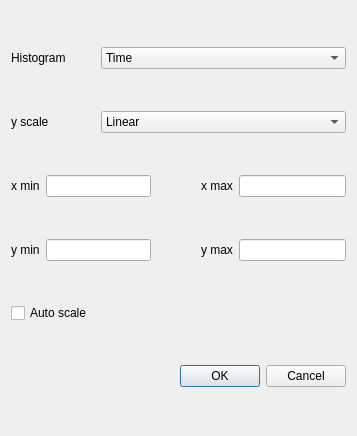
<?xml version="1.0" encoding="UTF-8"?>
<ui version="4.0">
 <class>Dialog</class>
 <widget class="QDialog" name="Dialog">
  <property name="geometry">
   <rect>
    <x>0</x>
    <y>0</y>
    <width>357</width>
    <height>436</height>
   </rect>
  </property>
  <property name="windowTitle">
   <string>Dialog</string>
  </property>
  <layout class="QGridLayout" name="gridLayout">
   <item row="2" column="3">
    <spacer name="horizontalSpacer">
     <property name="orientation">
      <enum>Qt::Horizontal</enum>
     </property>
     <property name="sizeHint" stdset="0">
      <size>
       <width>40</width>
       <height>20</height>
      </size>
     </property>
    </spacer>
   </item>
   <item row="2" column="5">
    <widget class="QLineEdit" name="lineEdit_xmax">
     <property name="text">
      <string/>
     </property>
    </widget>
   </item>
   <item row="0" column="0" colspan="2">
    <widget class="QLabel" name="label_5">
     <property name="text">
      <string>Histogram</string>
     </property>
    </widget>
   </item>
   <item row="2" column="1" colspan="2">
    <widget class="QLineEdit" name="lineEdit_xmin">
     <property name="text">
      <string/>
     </property>
    </widget>
   </item>
   <item row="1" column="2" colspan="4">
    <widget class="QComboBox" name="comboBox_yscale">
     <item>
      <property name="text">
       <string>Linear</string>
      </property>
     </item>
     <item>
      <property name="text">
       <string>Log</string>
      </property>
     </item>
    </widget>
   </item>
   <item row="2" column="0">
    <widget class="QLabel" name="label">
     <property name="text">
      <string>x min</string>
     </property>
    </widget>
   </item>
   <item row="2" column="4">
    <widget class="QLabel" name="label_2">
     <property name="text">
      <string>x max</string>
     </property>
    </widget>
   </item>
   <item row="3" column="0">
    <widget class="QLabel" name="label_3">
     <property name="text">
      <string>y min</string>
     </property>
    </widget>
   </item>
   <item row="3" column="5">
    <widget class="QLineEdit" name="lineEdit_ymax">
     <property name="text">
      <string/>
     </property>
    </widget>
   </item>
   <item row="3" column="1" colspan="2">
    <widget class="QLineEdit" name="lineEdit_ymin">
     <property name="text">
      <string/>
     </property>
    </widget>
   </item>
   <item row="6" column="2" colspan="4">
    <widget class="QDialogButtonBox" name="buttonBox">
     <property name="orientation">
      <enum>Qt::Horizontal</enum>
     </property>
     <property name="standardButtons">
      <set>QDialogButtonBox::Cancel|QDialogButtonBox::Ok</set>
     </property>
    </widget>
   </item>
   <item row="3" column="4">
    <widget class="QLabel" name="label_4">
     <property name="text">
      <string>y max</string>
     </property>
    </widget>
   </item>
   <item row="0" column="2" colspan="4">
    <widget class="QComboBox" name="comboBox_hist">
     <item>
      <property name="text">
       <string>Time</string>
      </property>
     </item>
     <item>
      <property name="text">
       <string>ADC</string>
      </property>
     </item>
    </widget>
   </item>
   <item row="5" column="0" colspan="2">
    <widget class="QCheckBox" name="checkBox_auto">
     <property name="enabled">
      <bool>true</bool>
     </property>
     <property name="text">
      <string>Auto scale</string>
     </property>
     <property name="checked">
      <bool>false</bool>
     </property>
    </widget>
   </item>
   <item row="1" column="0" colspan="2">
    <widget class="QLabel" name="label_6">
     <property name="text">
      <string>y scale</string>
     </property>
    </widget>
   </item>
  </layout>
 </widget>
 <resources/>
 <connections>
  <connection>
   <sender>buttonBox</sender>
   <signal>accepted()</signal>
   <receiver>Dialog</receiver>
   <slot>accept()</slot>
   <hints>
    <hint type="sourcelabel">
     <x>329</x>
     <y>380</y>
    </hint>
    <hint type="destinationlabel">
     <x>157</x>
     <y>274</y>
    </hint>
   </hints>
  </connection>
  <connection>
   <sender>buttonBox</sender>
   <signal>rejected()</signal>
   <receiver>Dialog</receiver>
   <slot>reject()</slot>
   <hints>
    <hint type="sourcelabel">
     <x>347</x>
     <y>386</y>
    </hint>
    <hint type="destinationlabel">
     <x>286</x>
     <y>274</y>
    </hint>
   </hints>
  </connection>
 </connections>
</ui>
